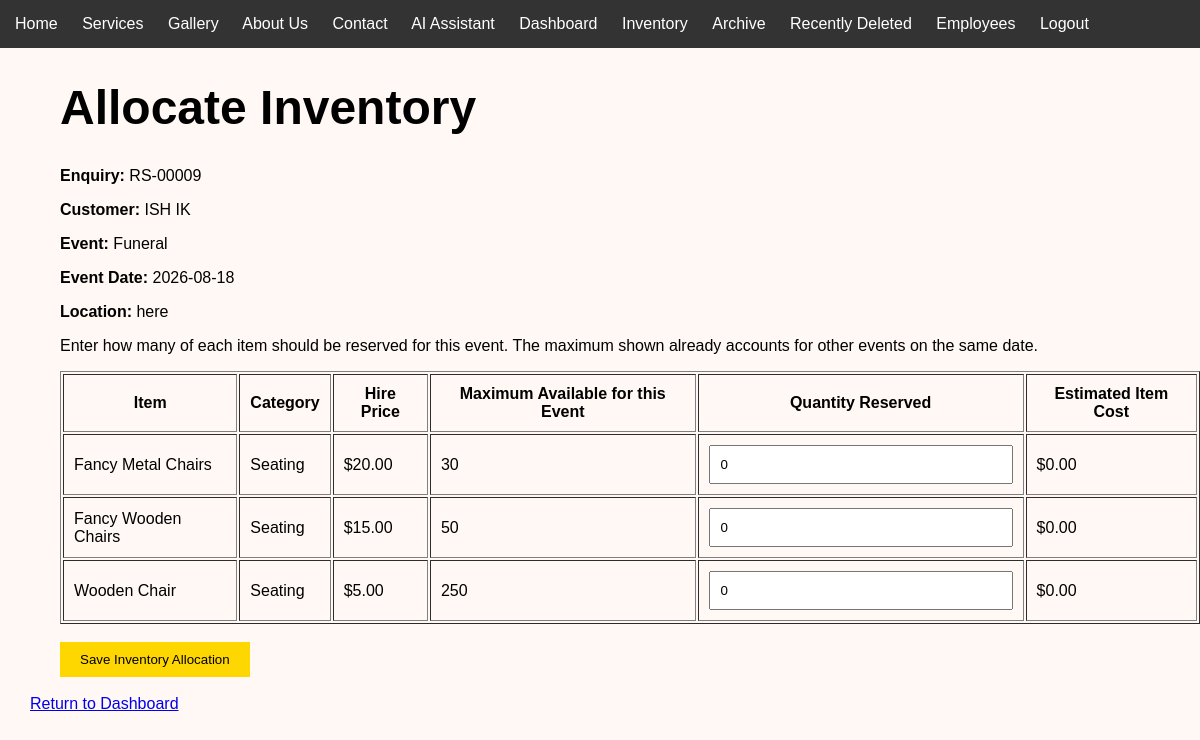
Before: /enquiries/9/inventory (signed in) with the older database file.
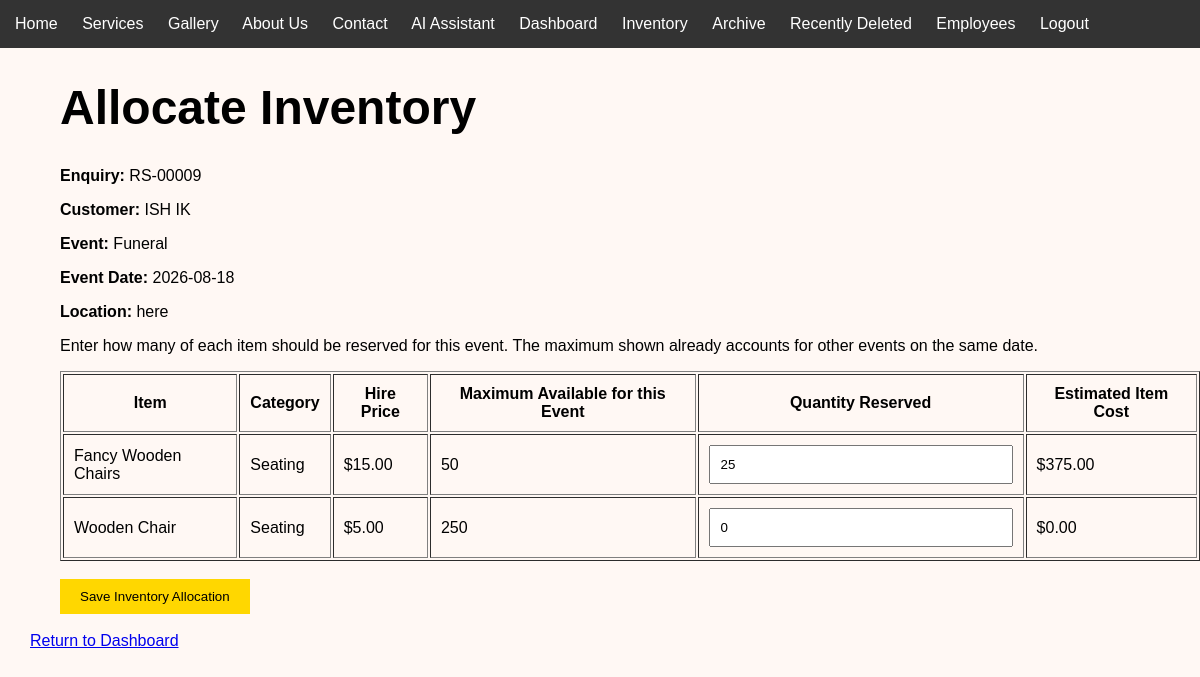
After: the same page with the newer database file.
### tables this page shows
CREATE TABLE Inventory (

    ItemID INTEGER PRIMARY KEY AUTOINCREMENT,

    ItemName TEXT NOT NULL,

    Category TEXT NOT NULL,

    Quantity INTEGER NOT NULL,

    AvailableQuantity INTEGER NOT NULL,

    HirePrice REAL NOT NULL

);

### app.py (the view, shortened to what this page needs)
@app.route(
    "/enquiries/<int:enquiry_id>/inventory",
    methods=["GET", "POST"]
)
@admin_required
def allocate_enquiry_inventory(enquiry_id):
    error = None
    success = request.args.get("success")
    enquiry, inventory_items = get_enquiry_inventory_allocation(enquiry_id)
    if enquiry is None:
        return redirect(url_for("dashboard"))
    return render_template(
        "allocate_inventory.html",
        enquiry=enquiry,
        inventory_items=inventory_items,
        error=error,
        success=success
    )

### app.py (called while the page is built)
def admin_required(route_function):
    @wraps(route_function)
    def protected_route(*args, **kwargs):
        if session.get("logged_in") is not True:
            return redirect(url_for("login"))
        if (
            session.get("role") != "admin"
            or session.get("username") != "rani"
        ):
            return redirect(url_for("dashboard"))
        return route_function(*args, **kwargs)
    return protected_route

### database.py (called while the page is built)
def get_connection():
    connection = sqlite3.connect(DATABASE)
    connection.row_factory = sqlite3.Row
    connection.execute(
        "PRAGMA foreign_keys = ON"
    )
    return connection

### templates/allocate_inventory.html (shortened to what this page needs)
{% extends "base.html" %}
{% block content %}
<h1>Allocate Inventory</h1>
<p>
    <strong>Enquiry:</strong>
    {{ enquiry.ReferenceCode or ("#" ~ enquiry.EnquiryID) }}
</p>
<p>
    <strong>Customer:</strong>
    {{ enquiry.FirstName }} {{ enquiry.LastName }}
</p>
<p>
    <strong>Event:</strong>
    {{ enquiry.EventType }}
</p>
<p>
    <strong>Event Date:</strong>
    {{ enquiry.EventDate }}
</p>
{% if enquiry.EventLocation %}
<p>
    <strong>Location:</strong>
    {{ enquiry.EventLocation }}
</p>
{% endif %}
<p>
    Enter how many of each item should be reserved for this event.
    The maximum shown already accounts for other events on the same date.
</p>
{% if inventory_items %}
<form method="POST">
    <table border="1" cellpadding="10">
        <thead>
            <tr>
                <th>Item</th>
                <th>Category</th>
                <th>Hire Price</th>
                <th>Maximum Available for this Event</th>
                <th>Quantity Reserved</th>
                <th>Estimated Item Cost</th>
            </tr>
        </thead>
        <tbody>
            {% for item in inventory_items %}
            <tr>
                <td>{{ item.ItemName }}</td>
                <td>{{ item.Category }}</td>
                <td>${{ "%.2f"|format(item.HirePrice or 0) }}</td>
                <td>{{ item.MaximumForThisEnquiry }}</td>
                <td>
                    <input
                        type="number"
                        name="quantity_{{ item.ItemID }}"
                        value="{{ item.QuantityReserved }}"
                        min="0"
                        max="{{ item.MaximumForThisEnquiry }}"
                        required
                    >
                </td>
                <td>
                    ${{ "%.2f"|format((item.HirePrice or 0) * item.QuantityReserved) }}
                </td>
            </tr>
            {% endfor %}
        </tbody>
    </table>
    <br>
    <button type="submit">
        Save Inventory Allocation
    </button>
</form>
{% else %}
<p>No inventory items have been added yet.</p>
{% endif %}
<br>
<a href="{{ url_for('dashboard') }}">
    Return to Dashboard
</a>
{% endblock %}

Changed rows visible on the page:
removed Inventory: ItemName "Fancy Metal Chairs", Category "Seating", HirePrice "20.00", MaximumForThisEnquiry "30", QuantityReserved "0", (item.HirePriceor0)*item.QuantityReserved "0.00"
computed for Inventory "Fancy Wooden Chairs": QuantityReserved "0" → "25"; (item.HirePriceor0)*item.QuantityReserved "0.00" → "375.00"
